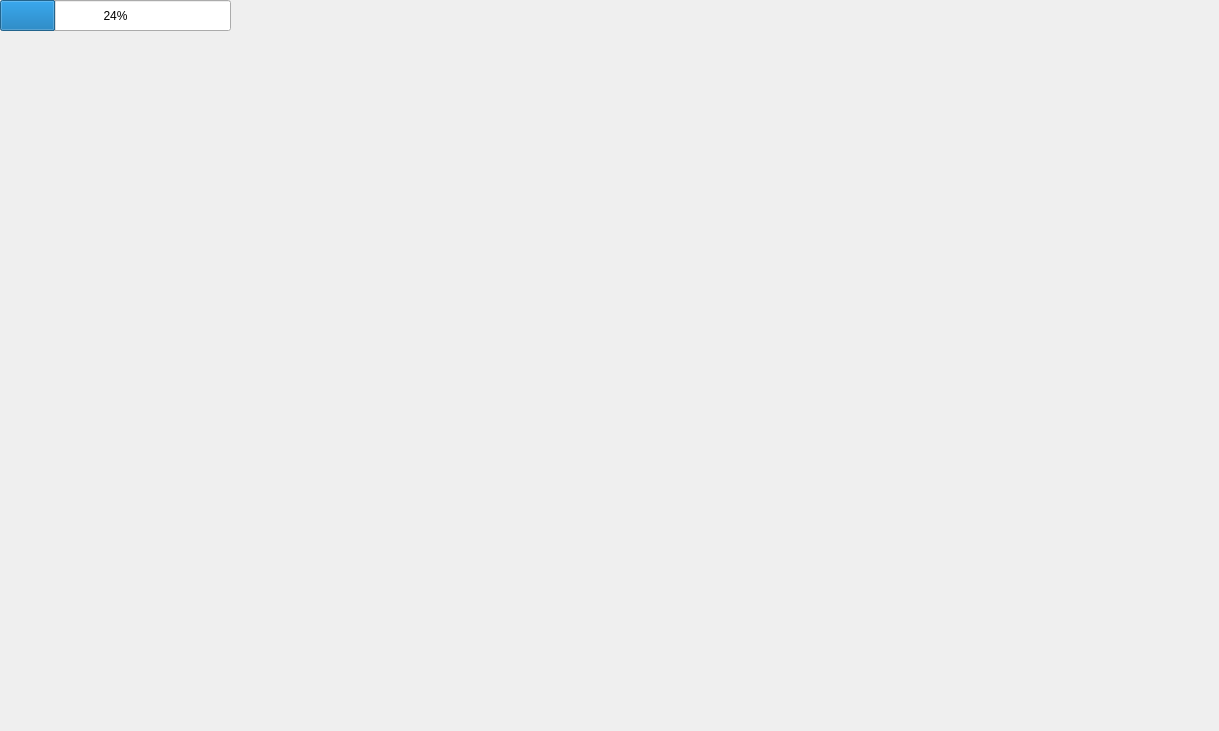
<?xml version="1.0" encoding="UTF-8"?>
<ui version="4.0">
 <class>easyAziava</class>
 <widget class="QDialog" name="easyAziava">
  <property name="geometry">
   <rect>
    <x>0</x>
    <y>0</y>
    <width>1219</width>
    <height>731</height>
   </rect>
  </property>
  <property name="windowTitle">
   <string>Fight with Aziava</string>
  </property>
  <widget class="QLabel" name="aziava">
   <property name="geometry">
    <rect>
     <x>490</x>
     <y>340</y>
     <width>71</width>
     <height>71</height>
    </rect>
   </property>
   <property name="text">
    <string>&lt;html&gt;&lt;head/&gt;&lt;body&gt;&lt;p&gt;&lt;img src=&quot;:/files_qrc/aziava.png&quot;/&gt;&lt;/p&gt;&lt;/body&gt;&lt;/html&gt;</string>
   </property>
  </widget>
  <widget class="QProgressBar" name="progressBar">
   <property name="geometry">
    <rect>
     <x>0</x>
     <y>0</y>
     <width>231</width>
     <height>31</height>
    </rect>
   </property>
   <property name="value">
    <number>24</number>
   </property>
  </widget>
  <widget class="QLabel" name="label">
   <property name="geometry">
    <rect>
     <x>0</x>
     <y>0</y>
     <width>1221</width>
     <height>731</height>
    </rect>
   </property>
   <property name="text">
    <string>&lt;html&gt;&lt;head/&gt;&lt;body&gt;&lt;p&gt;&lt;img src=&quot;:/files_qrc/wallpaper.jpg&quot;/&gt;&lt;/p&gt;&lt;/body&gt;&lt;/html&gt;</string>
   </property>
  </widget>
  <zorder>label</zorder>
  <zorder>progressBar</zorder>
  <zorder>aziava</zorder>
 </widget>
 <resources/>
 <connections/>
</ui>
